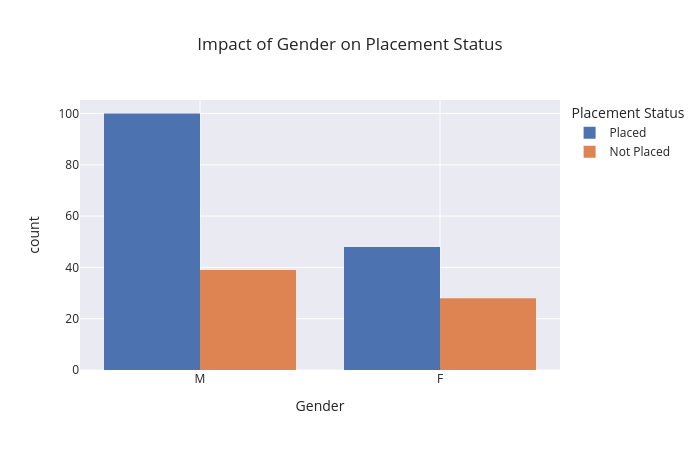

This figure's notebook cell:
### Markdown cell above
> **Quick Observation:**
> * Students from the Marketing & Finance specialization have a higher placement rate than those from Marketing & HR, indicating that specialization may play an important role in placement success.

### Code cell
# Gender split by Status
fig3 = px.histogram(df, x="gender", color="status", barmode="group",
                    title="Impact of Gender on Placement Status",
                    labels={"gender": "Gender", "status": "Placement Status"},
                    template="seaborn", width=700, height=450)
fig3.show()

### Figure 1 — Plotly figure (JSON) as saved in the notebook; plotly's stock layout.template omitted (floating-point values rounded to 4 significant figures; data arrays with more than 128 entries replaced by an {"elided": "..."} marker saying what was removed)
{"data": [{"alignmentgroup": "True", "bingroup": "x", "hovertemplate": "Placement Status=Placed<br>Gender=%{x}<br>count=%{y}<extra></extra>", "legendgroup": "Placed", "marker": {"color": "rgb(76,114,176)", "pattern": {"shape": ""}}, "name": "Placed", "offsetgroup": "Placed", "orientation": "v", "showlegend": true, "type": "histogram", "x": {"elided": "148 str values"}, "xaxis": "x", "yaxis": "y"}, {"alignmentgroup": "True", "bingroup": "x", "hovertemplate": "Placement Status=Not Placed<br>Gender=%{x}<br>count=%{y}<extra></extra>", "legendgroup": "Not Placed", "marker": {"color": "rgb(221,132,82)", "pattern": {"shape": ""}}, "name": "Not Placed", "offsetgroup": "Not Placed", "orientation": "v", "showlegend": true, "type": "histogram", "x": ["M", "M", "F", "M", "F", "M", "F", "F", "F", "M", "F", "M", "M", "F", "M", "F", "F", "F", "M", "F", "M", "M", "F", "F", "F", "M", "M", "M", "M", "F", "M", "F", "M", "M", "M", "M", "M", "M", "F", "M", "M", "M", "M", "M", "M", "M", "F", "M", "F", "M", "F", "F", "M", "F", "M", "M", "F", "F", "M", "F", "F", "M", "F", "M", "M", "F", "M"], "xaxis": "x", "yaxis": "y"}], "layout": {"barmode": "group", "height": 450, "legend": {"title": {"text": "Placement Status"}, "tracegroupgap": 0}, "title": {"text": "Impact of Gender on Placement Status"}, "width": 700, "xaxis": {"anchor": "y", "domain": [0, 1], "title": {"text": "Gender"}}, "yaxis": {"anchor": "x", "domain": [0, 1], "title": {"text": "count"}}}}
